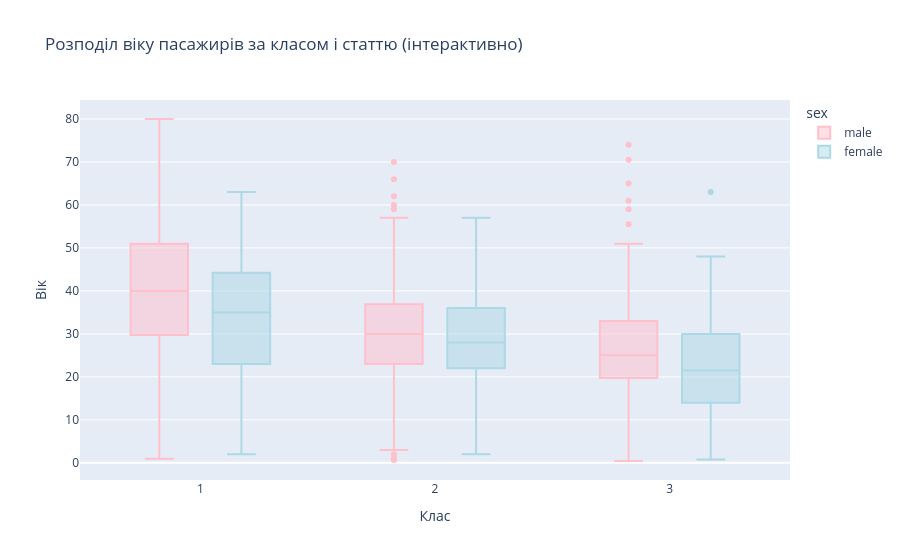

The notebook cell saved with this chart:
### Code cell
# Boxplot з Plotly
fig = px.box(df, x='pclass', y='age', color='sex',
             title='Розподіл віку пасажирів за класом і статтю (інтерактивно)',
             labels={'pclass': 'Клас', 'age': 'Вік'},
             color_discrete_sequence=['pink', 'lightblue'])
fig.show()

### Figure 1 — Plotly figure (JSON) as saved in the notebook; plotly's stock layout.template omitted (floating-point values rounded to 4 significant figures; data arrays with more than 128 entries replaced by an {"elided": "..."} marker saying what was removed)
{"data": [{"alignmentgroup": "True", "hovertemplate": "sex=male<br>Клас=%{x}<br>Вік=%{y}<extra></extra>", "legendgroup": "male", "marker": {"color": "pink"}, "name": "male", "notched": false, "offsetgroup": "male", "orientation": "v", "showlegend": true, "type": "box", "x": {"elided": "577 int values"}, "x0": " ", "xaxis": "x", "y": {"elided": "577 float values"}, "y0": " ", "yaxis": "y"}, {"alignmentgroup": "True", "hovertemplate": "sex=female<br>Клас=%{x}<br>Вік=%{y}<extra></extra>", "legendgroup": "female", "marker": {"color": "lightblue"}, "name": "female", "notched": false, "offsetgroup": "female", "orientation": "v", "showlegend": true, "type": "box", "x": {"elided": "314 int values"}, "x0": " ", "xaxis": "x", "y": {"elided": "314 float values"}, "y0": " ", "yaxis": "y"}], "layout": {"boxmode": "group", "legend": {"title": {"text": "sex"}, "tracegroupgap": 0}, "title": {"text": "Розподіл віку пасажирів за класом і статтю (інтерактивно)"}, "xaxis": {"anchor": "y", "domain": [0, 1], "title": {"text": "Клас"}}, "yaxis": {"anchor": "x", "domain": [0, 1], "title": {"text": "Вік"}}}}
